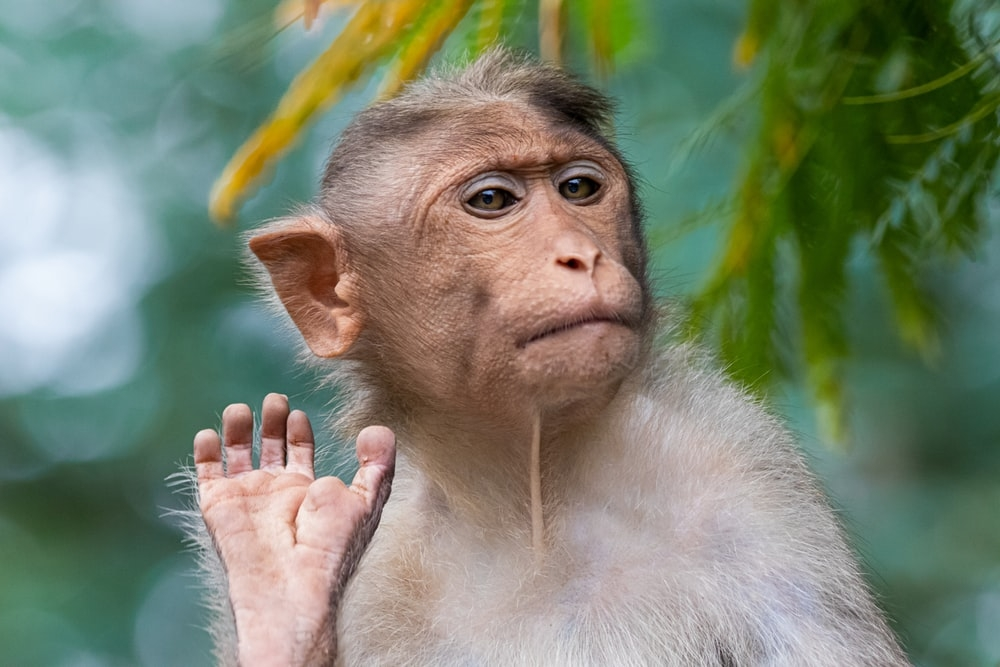
#> input picture 20100004_A3/backend/src/input.jpg, 1000 x 667 px
$ python -i output.py   (imports and definitions only)
#> lines starting #> are read from the running program, lines starting #| are printed output that depends on the picture; after the words box and inside, x2 and y2 are one past the last pixel; in counts of white or black regions, pixels touching at a corner belong together
#!/usr/bin/env python
# coding: utf-8

# ## Computer Vision(CS 436, CS5310, EE513) Programming Assignment#3 Part#1

#  Currently there are lots of professional cartoonizer applications available in the market but most of the them are not freeware, you don't need powerful rendering software or even years of experience to develop such an application(as you will see in this assignment) All you need is essentially a bilateral filter and some edge detection. You are allowed to use opencv for this assigment

#  Step#1
#  In this step we will be applying a bilateral filter on our input image. A bilateral filter is used for smoothening images and reducing noise, while preserving edges, because a bilateral filter smooths flat regions while keeping edges sharp, it is ideally suited to convert an RGB image into a cartoon. Unfortunately, bilateral filters are orders of magnitudes slower than other smoothing operators (e.g., Gaussian blur). Thus, if speed is important, it might be a good idea to operate on a down-scaled version of the original image first and then upscale it afterwards.


#required imports
import matplotlib
from mpl_toolkits import mplot3d
from matplotlib import pyplot as plt
from matplotlib import cm
from matplotlib import image as mpimg
from matplotlib.pyplot import figure
import cv2
import numpy as np


def cartoonifier(imagepath):
#> called with imagepath = 'input.jpg'
    num_down = 5 # number of downsampling steps
    num_bilateral = 5  # number of bilateral filtering steps
    img = mpimg.imread(imagepath,0)
#> img is the input picture: shape (667, 1000, 3); mean R, G, B 121.5, 130.4, 110.6
    img1 = img
    for i in range(num_down):
        img1 = cv2.pyrDown(img1)
#> this loop made 5 passes
#> pass 3, in cartoonifier, `img1 = cv2.pyrDown(img1)`:
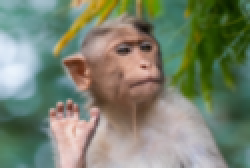
#> img1: shape (84, 125, 3) (shown 2 times larger); mean R, G, B 121.7, 130.7, 110.8
#> after the loop:
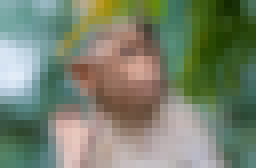
#> img1: shape (21, 32, 3) (shown 8 times larger); mean R, G, B 120.3, 130.1, 109.5
    for i in range(num_bilateral):
        img1 = cv2.bilateralFilter(img1,d=9,sigmaColor=10,sigmaSpace=10) #9 is recommended for d from the documentation
    for i in range(num_down):
        img1 = cv2.pyrUp(img1)
#> this loop made 5 passes
#> pass 1, in cartoonifier, `img1 = cv2.pyrUp(img1)`:
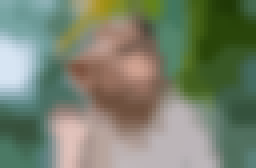
#> img1: shape (42, 64, 3) (shown 4 times larger); mean R, G, B 120.3, 130.1, 109.8
    grayImg = cv2.cvtColor(img,cv2.COLOR_RGB2GRAY)
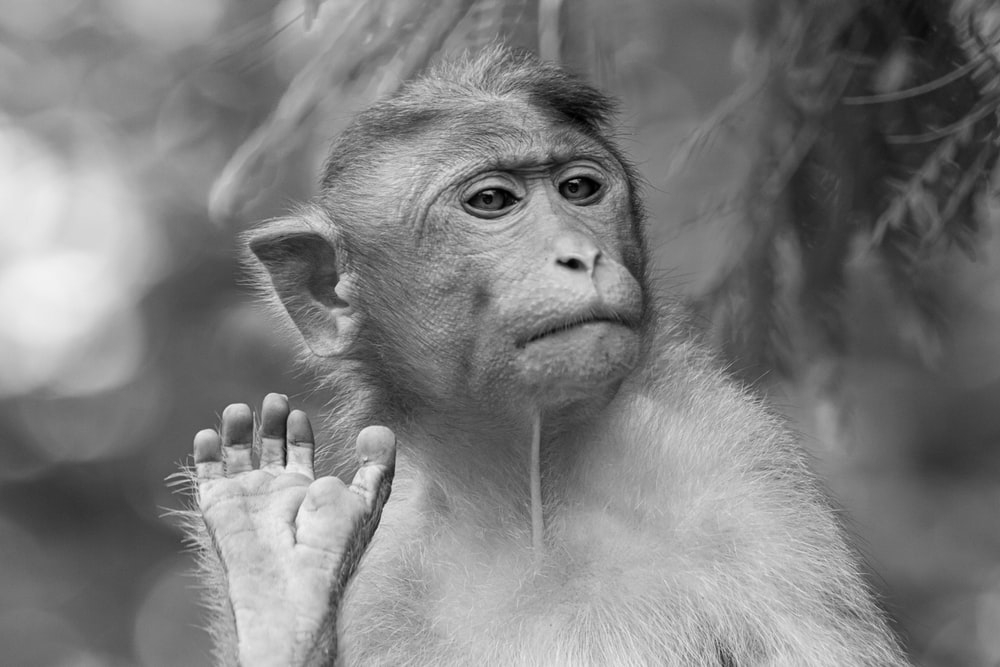
#> grayImg: shape (667, 1000); min 0, max 244, mean 125.5
    blurImg = cv2.medianBlur(grayImg,5)
    imgEdge = cv2.adaptiveThreshold(blurImg, 255,cv2.ADAPTIVE_THRESH_MEAN_C,cv2.THRESH_BINARY,blockSize=9,C=2)
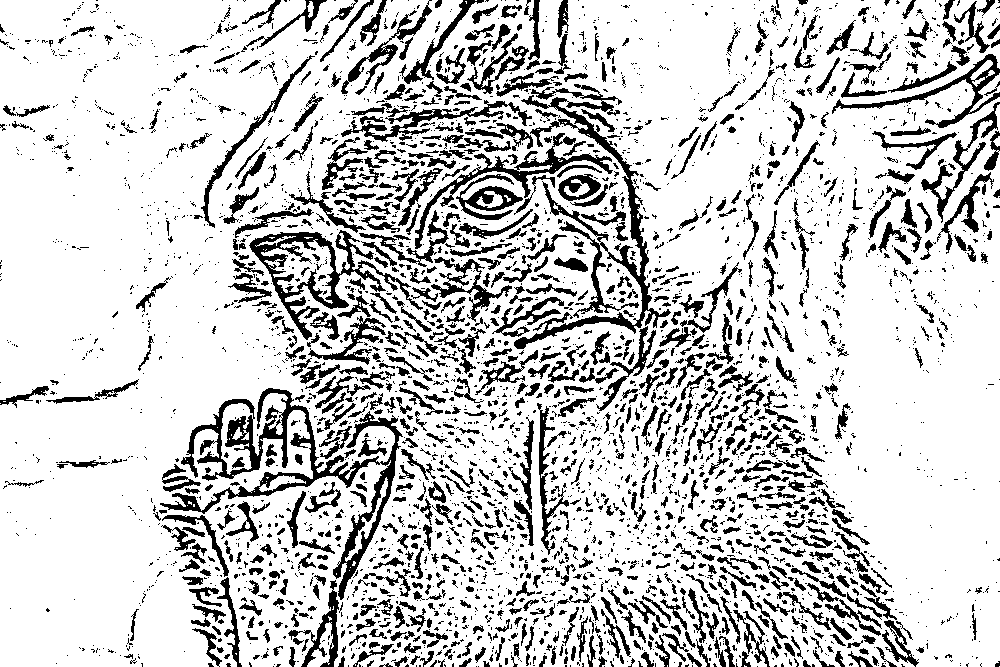
#> imgEdge: shape (667, 1000); 80.4% white; 3775 black regions (2747 under 20 px), largest, box (x1, y1, x2, y2) and area: (160, 388, 403, 600) 7893, (514, 84, 671, 349) 5834, (249, 230, 423, 340) 3868
    imgEdgeRGB = cv2.cvtColor(imgEdge, cv2.COLOR_GRAY2RGB)
    imgEdgeRGB = cv2.resize(imgEdgeRGB,(img1.shape[1],img1.shape[0]))#Resizing the edges to the size of img1
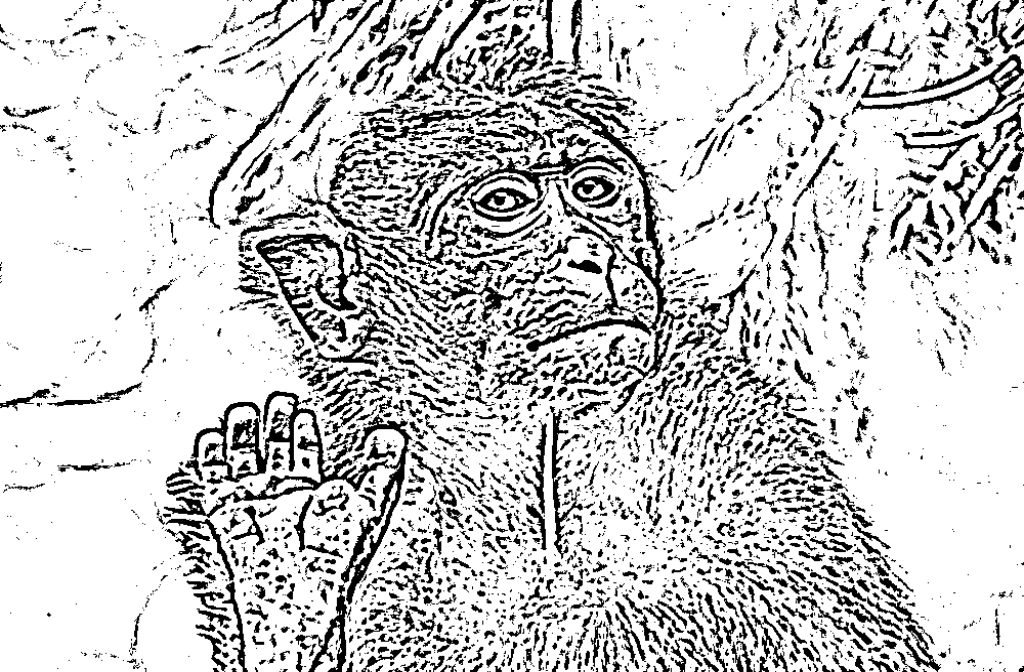
#> imgEdgeRGB: shape (672, 1024, 3); min 0, max 255, mean 205.1
    result = cv2.bitwise_and(imgEdgeRGB,img1)
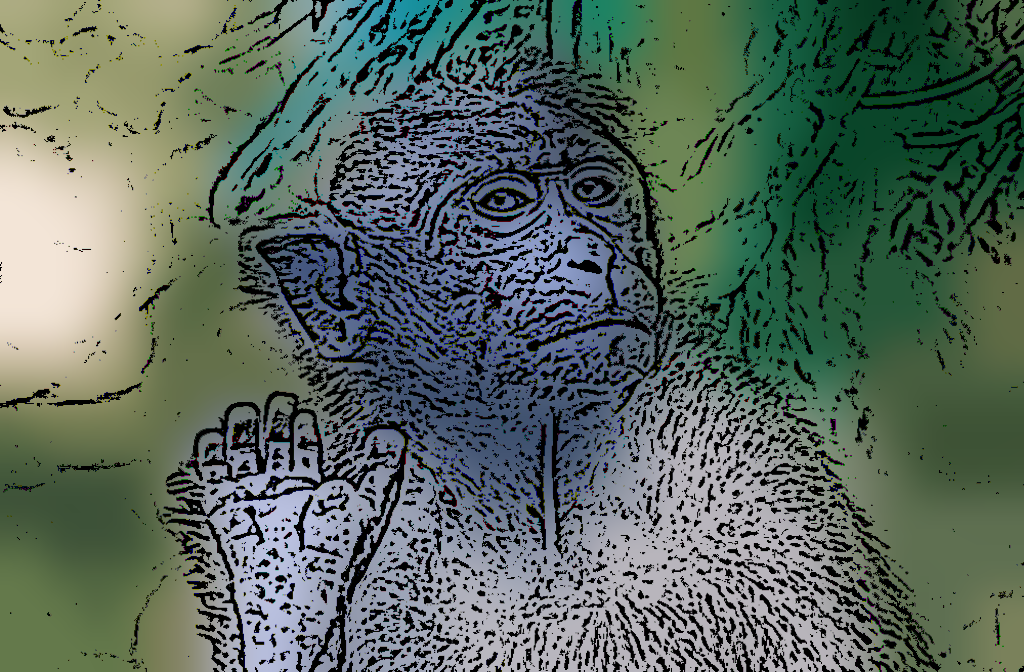
#> result: shape (672, 1024, 3); mean B, G, R 94.2, 104.7, 88.7
    return result

def bw(imagepath):
    im_gray = cv2.imread(imagepath, cv2.IMREAD_GRAYSCALE)
    return im_gray

>>> result = cartoonifier('input.jpg')
